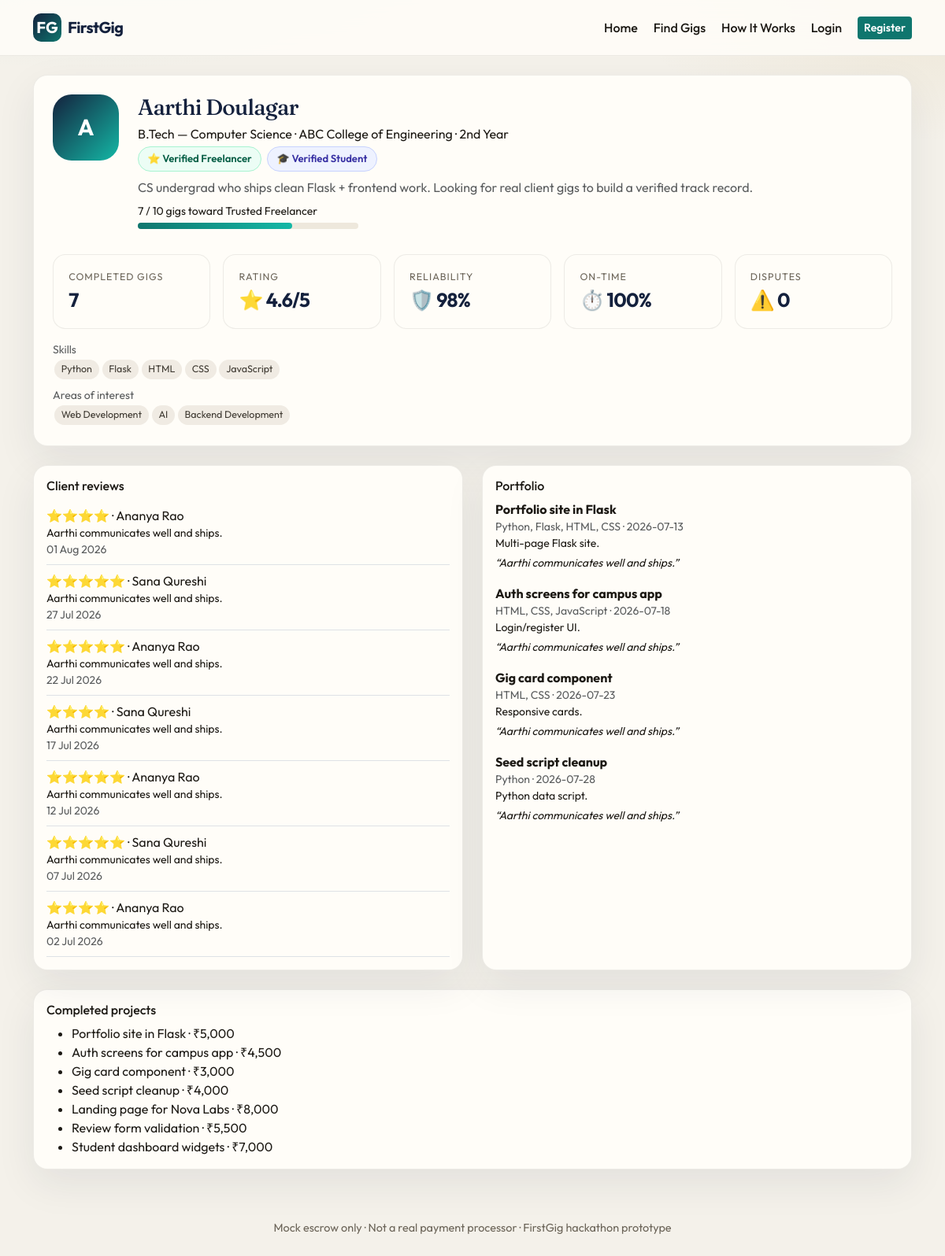
The app's page /u/2 with its own data.
### FIRSTGIG/models.py (models this page shows, shortened)
class User(UserMixin, db.Model):
    __tablename__ = "users"
    id = db.Column(db.Integer, primary_key=True)
    name = db.Column(db.String(120), nullable=False)
    email = db.Column(db.String(180), unique=True, nullable=False, index=True)
    password_hash = db.Column(db.String(255), nullable=False)
    role = db.Column(db.String(20), nullable=False, index=True)  # student | client | admin
    is_active_account = db.Column(db.Boolean, default=True)
    created_at = db.Column(db.DateTime, default=datetime.utcnow)
    student_profile = db.relationship("StudentProfile", backref="user", uselist=False, cascade="all, delete-orphan")
    client_profile = db.relationship("ClientProfile", backref="user", uselist=False, cascade="all, delete-orphan")
    notifications = db.relationship("Notification", backref="user", lazy="dynamic", cascade="all, delete-orphan")
    def is_student(self):
        return self.role == "student"

class StudentProfile(db.Model):
    __tablename__ = "student_profiles"
    id = db.Column(db.Integer, primary_key=True)
    user_id = db.Column(db.Integer, db.ForeignKey("users.id"), unique=True, nullable=False)
    college = db.Column(db.String(180), nullable=False)
    branch = db.Column(db.String(120), nullable=False)
    academic_year = db.Column(db.String(40), nullable=False)
    bio = db.Column(db.Text, default="")
    skills = db.Column(db.Text, default="")  # comma-separated
    interests = db.Column(db.Text, default="")
    college_email = db.Column(db.String(180))
    verification_code = db.Column(db.String(12))
    verified = db.Column(db.Boolean, default=False)
    avatar = db.Column(db.String(255))
    completed_gigs = db.Column(db.Integer, default=0)
    rating = db.Column(db.Float, default=0.0)
    reliability_score = db.Column(db.Float, default=70.0)
    on_time_percentage = db.Column(db.Float, default=100.0)
    dispute_count = db.Column(db.Integer, default=0)
    cancellation_count = db.Column(db.Integer, default=0)
    portfolio_items = db.relationship("Portfolio", backref="student", lazy="dynamic", cascade="all, delete-orphan")
    def skill_list(self):
        return [s.strip() for s in (self.skills or "").split(",") if s.strip()]
    def interest_list(self):
        return [s.strip() for s in (self.interests or "").split(",") if s.strip()]

class Review(db.Model):
    __tablename__ = "reviews"
    id = db.Column(db.Integer, primary_key=True)
    project_id = db.Column(db.Integer, db.ForeignKey("projects.id"), nullable=False)
    reviewer_id = db.Column(db.Integer, db.ForeignKey("users.id"), nullable=False)
    reviewed_user_id = db.Column(db.Integer, db.ForeignKey("users.id"), nullable=False)
    rating = db.Column(db.Integer, nullable=False)
    comment = db.Column(db.Text, nullable=False)
    created_at = db.Column(db.DateTime, default=datetime.utcnow)
    reviewer = db.relationship("User", foreign_keys=[reviewer_id])
    reviewed_user = db.relationship("User", foreign_keys=[reviewed_user_id])
    __table_args__ = (db.UniqueConstraint("project_id", "reviewer_id", name="uq_review_once"),)

class Portfolio(db.Model):
    __tablename__ = "portfolio"
    id = db.Column(db.Integer, primary_key=True)
    student_id = db.Column(db.Integer, db.ForeignKey("student_profiles.id"), nullable=False)
    project_id = db.Column(db.Integer, db.ForeignKey("projects.id"), nullable=False)
    title = db.Column(db.String(200), nullable=False)
    description = db.Column(db.Text, default="")
    skills = db.Column(db.Text, default="")
    is_public = db.Column(db.Boolean, default=True)
    project_link = db.Column(db.String(400))
    contribution = db.Column(db.Text, default="")
    completion_date = db.Column(db.Date)
    client_review = db.Column(db.Text)
    project = db.relationship("Project")

class Project(db.Model):
    __tablename__ = "projects"
    id = db.Column(db.Integer, primary_key=True)
    gig_id = db.Column(db.Integer, db.ForeignKey("gigs.id"), nullable=False)
    client_id = db.Column(db.Integer, db.ForeignKey("users.id"), nullable=False)
    student_id = db.Column(db.Integer, db.ForeignKey("users.id"), nullable=False)
    budget = db.Column(db.Integer, nullable=False)
    start_date = db.Column(db.Date, default=date.today)
    deadline = db.Column(db.Date, nullable=False)
    status = db.Column(db.String(30), default="IN_PROGRESS")
    created_at = db.Column(db.DateTime, default=datetime.utcnow)
    completed_at = db.Column(db.DateTime)
    submission_message = db.Column(db.Text)
    submission_link = db.Column(db.String(400))
    submission_file = db.Column(db.String(255))
    submitted_at = db.Column(db.DateTime)
    change_request = db.Column(db.Text)
    student_explanation = db.Column(db.Text)
    client = db.relationship("User", foreign_keys=[client_id])
    student = db.relationship("User", foreign_keys=[student_id])
    milestones = db.relationship("Milestone", backref="project", cascade="all, delete-orphan", order_by="Milestone.id")
    payment = db.relationship("Payment", backref="project", uselist=False, cascade="all, delete-orphan")
    reviews = db.relationship("Review", backref="project", cascade="all, delete-orphan")
    disputes = db.relationship("Dispute", backref="project", cascade="all, delete-orphan")

class Gig(db.Model):
    __tablename__ = "gigs"
    id = db.Column(db.Integer, primary_key=True)
    client_id = db.Column(db.Integer, db.ForeignKey("users.id"), nullable=False)
    title = db.Column(db.String(200), nullable=False)
    description = db.Column(db.Text, nullable=False)
    category = db.Column(db.String(80), nullable=False)
    required_skills = db.Column(db.Text, default="")
    budget = db.Column(db.Integer, nullable=False)
    deadline = db.Column(db.Date, nullable=False)
    difficulty = db.Column(db.String(20), default="Beginner")  # Beginner | Intermediate | Advanced
    status = db.Column(db.String(30), default="OPEN")  # OPEN | APPLIED | ASSIGNED | CLOSED | REMOVED
    requirements = db.Column(db.Text, default="")
    milestone_count = db.Column(db.Integer, default=1)
    created_at = db.Column(db.DateTime, default=datetime.utcnow)
    client = db.relationship("User", foreign_keys=[client_id])
    applications = db.relationship("Application", backref="gig", lazy="dynamic", cascade="all, delete-orphan")
    project = db.relationship("Project", backref="gig", uselist=False)

### FIRSTGIG/routes/student.py (the view)
@student_bp.route("/u/<int:user_id>")
def public_profile(user_id):
    from models import User
    user = User.query.get_or_404(user_id)
    if not user.is_student() or not user.student_profile:
        flash("Student profile not found.", "warning")
        return redirect(url_for("gigs.marketplace"))
    profile = user.student_profile
    level = level_for_completed(profile.completed_gigs)
    reviews = Review.query.filter_by(reviewed_user_id=user.id).order_by(Review.created_at.desc()).all()
    completed = Project.query.filter_by(student_id=user.id, status="COMPLETED").all()
    portfolio = [p for p in profile.portfolio_items.all() if p.is_public]
    return render_template(
        "student/profile.html",
        profile=profile,
        level=level,
        levels=LEVELS,
        reviews=reviews,
        completed=completed,
        portfolio=portfolio,
        editable=False,
        viewed_user=user,
    )

### FIRSTGIG/services/level_service.py (called while the page is built)
def level_for_completed(completed):
    completed = completed or 0
    for i, level in enumerate(LEVELS):
        if level["min"] <= completed <= level["max"]:
            nxt = LEVELS[i + 1] if i + 1 < len(LEVELS) else None
            toward = nxt["min"] if nxt else completed
            return {
                **level,
                "index": i,
                "completed": completed,
                "next_name": nxt["name"] if nxt else None,
                "next_icon": nxt["icon"] if nxt else None,
                "toward": toward,
                "progress_pct": 100 if not nxt else min(100, int((completed / toward) * 100) if toward else 100),
            }
    return {**LEVELS[-1], "index": len(LEVELS) - 1, "completed": completed, "next_name": None, "toward": completed, "progress_pct": 100}

### FIRSTGIG/services/notify.py (called while the page is built)
def mark_overdue_projects():
    open_statuses = ("IN_PROGRESS", "ASSIGNED", "SUBMITTED")
    projects = Project.query.filter(Project.status.in_(open_statuses)).all()
    changed = 0
    for p in projects:
        if p.deadline and p.deadline < datetime.utcnow().date():
            if p.status != "OVERDUE":
                p.status = "OVERDUE"
                notify(p.student_id, f"Project #{p.id} is overdue.", f"/projects/{p.id}")
                notify(p.client_id, f"Project #{p.id} is overdue.", f"/projects/{p.id}")
                changed += 1
    if changed:
        db.session.commit()
    return changed

### FIRSTGIG/templates/student/profile.html (shortened to what this page needs)
{% extends "base.html" %}
{% set u = viewed_user if viewed_user is defined and viewed_user else current_user %}
{% block content %}
<div class="card-fg p-4 mb-4">
  <div class="d-flex flex-wrap gap-4">
    <div class="avatar-circle">{{ u.name[0] }}</div>
    <div class="flex-grow-1">
      <h1 class="h3 page-title mb-1">{{ u.name }}</h1>
      <p class="mb-1">{{ profile.branch }} · {{ profile.college }} · {{ profile.academic_year }}</p>
      <div class="mb-2">
        <span class="badge-level">{{ level.icon }} {{ level.name }}</span>
        {% if profile.verified %}<span class="badge-level badge-verified ms-1">🎓 Verified Student</span>{% endif %}
      </div>
      <p class="text-muted mb-2">{{ profile.bio }}</p>
      <p class="small mb-1">
        {% if level.next_name %}{{ level.completed }} / {{ level.toward }} gigs toward {{ level.next_name }}{% else %}{{ level.completed }} completed gigs{% endif %}
      </p>
      <div class="progress-slim" style="max-width:280px"><div class="bar" style="width:{{ level.progress_pct }}%"></div></div>
    </div>
  </div>
  <div class="row g-3 mt-3">
    <div class="col-6 col-md"><div class="stat-card"><div class="k">Completed gigs</div><div class="v">{{ profile.completed_gigs }}</div></div></div>
    <div class="col-6 col-md"><div class="stat-card"><div class="k">Rating</div><div class="v">{% if profile.rating %}⭐ {{ '%.1f'|format(profile.rating) }}/5{% else %}—{% endif %}</div></div></div>
    <div class="col-6 col-md"><div class="stat-card"><div class="k">Reliability</div><div class="v">🛡️ {{ '%.0f'|format(profile.reliability_score) }}%</div></div></div>
    <div class="col-6 col-md"><div class="stat-card"><div class="k">On-time</div><div class="v">⏱️ {{ '%.0f'|format(profile.on_time_percentage) }}%</div></div></div>
    <div class="col-6 col-md"><div class="stat-card"><div class="k">Disputes</div><div class="v">⚠️ {{ profile.dispute_count }}</div></div></div>
  </div>
  <div class="mt-3">
    <div class="small text-muted">Skills</div>
    {% for s in profile.skill_list() %}<span class="chip">{{ s }}</span>{% endfor %}
    <div class="small text-muted mt-2">Areas of interest</div>
    {% for s in profile.interest_list() %}<span class="chip">{{ s }}</span>{% endfor %}
  </div>
</div>
<div class="row g-4">
  <div class="col-lg-6">
    <div class="card-fg p-3 h-100">
      <h2 class="h6">Client reviews</h2>
      {% for r in reviews %}
        <div class="border-bottom py-2">
          <strong>{{ '⭐' * r.rating }}</strong> · {{ r.reviewer.name }}
          <div class="small">{{ r.comment }}</div>
          <div class="small text-muted">{{ r.created_at.strftime('%d %b %Y') }}</div>
        </div>
      {% endfor %}
    </div>
  </div>
  <div class="col-lg-6">
    <div class="card-fg p-3 h-100">
      <h2 class="h6">Portfolio</h2>
      {% for item in portfolio %}
        <div class="mb-3">
          <strong>{{ item.title }}</strong>
          <div class="small text-muted">{{ item.skills }} · {{ item.completion_date }}</div>
          <p class="small mb-1">{{ item.description[:180] }}</p>
          {% if item.client_review %}<p class="small fst-italic mb-0">“{{ item.client_review }}”</p>{% endif %}
        </div>
      {% endfor %}
    </div>
  </div>
</div>
<div class="card-fg p-3 mt-4">
  <h2 class="h6">Completed projects</h2>
  <ul class="mb-0">
    {% for p in completed %}
      <li>
        {% if current_user.is_authenticated and (current_user.is_admin() or p.is_participant(current_user.id)) %}
          <a href="{{ url_for('projects.detail', project_id=p.id) }}">{{ p.gig.title }}</a>
        {% else %}
          {{ p.gig.title }}
        {% endif %}
        · ₹{{ "{:,}".format(p.budget) }}
      </li>
    {% endfor %}
  </ul>
</div>
{% endblock %}

### FIRSTGIG/static/css/style.css (style rules this page uses)
:root { --bg: #f4f1ea; --bg-2: #fffdf8; --ink: #1c1914; --muted: #6b6458; --line: rgba(28, 25, 20, 0.08); --teal: #0f766e; --teal-2: #14b8a6; --gold: #c4a35a; --navy: #14213d; --coral: #c45c26; --ok: #15803d; --warn: #b45309; --bad: #b91c1c; --shadow: 0 18px 50px rgba(20, 33, 61, 0.08); --radius: 18px; --font: "Outfit", system-ui, sans-serif; --serif: "Fraunces", Georgia, serif; }
* { box-sizing: border-box; }
html, body { margin: 0; padding: 0; }
body { font-family: var(--font); color: var(--ink); background: radial-gradient(1200px 500px at 10% -10%, rgba(20, 184, 166, 0.12), transparent 50%), radial-gradient(900px 400px at 100% 0%, rgba(196, 163, 90, 0.14), transparent 45%), var(--bg); min-height: 100vh; }
.card-fg { background: var(--bg-2); border: 1px solid var(--line); border-radius: var(--radius); box-shadow: var(--shadow); }
.stat-card { padding: 1.15rem 1.2rem; border-radius: 16px; background: var(--bg-2); border: 1px solid var(--line); }
.stat-card .k { font-size: 0.78rem; color: var(--muted); text-transform: uppercase; letter-spacing: 0.08em; }
.stat-card .v { font-size: 1.55rem; font-weight: 700; letter-spacing: -0.03em; color: var(--navy); }
.badge-level { display: inline-flex; align-items: center; gap: 0.35rem; padding: 0.35rem 0.7rem; border-radius: 999px; font-weight: 600; font-size: 0.82rem; background: #ecfdf5; color: #065f46; border: 1px solid #a7f3d0; }
.badge-verified { background: #eef2ff; color: #3730a3; border: 1px solid #c7d2fe; }
.chip { display: inline-block; padding: 0.2rem 0.55rem; border-radius: 999px; background: #f0ebe3; color: #3f3a32; font-size: 0.78rem; margin: 0.12rem; }
.progress-slim { height: 8px; border-radius: 99px; background: #eee8dc; }
.progress-slim .bar { height: 100%; border-radius: 99px; background: linear-gradient(90deg, var(--teal), var(--teal-2)); }
.avatar-circle { width: 84px; height: 84px; border-radius: 24px; background: linear-gradient(135deg, var(--navy), var(--teal-2)); color: #fff; display: grid; place-items: center; font-size: 1.8rem; font-weight: 700; }
.page-title { font-family: var(--serif); letter-spacing: -0.03em; color: var(--navy); }

### records on screen
User: name "A", name "Aarthi Doulagar"
StudentProfile: branch "B.Tech — Computer Science", college "ABC College of Engineering", academic_year "2nd Year", bio "CS undergrad who ships clean Flask + frontend work. Looking for real client gigs to build a verified track record.", completed_gigs "7", rating "4.6", reliability_score "98", on_time_percentage "100", dispute_count "0"
Review: rating "⭐⭐⭐⭐", reviewer.name "Ananya Rao", comment "Aarthi communicates well and ships.", created_at "01 Aug 2026"
Review: rating "⭐⭐⭐⭐⭐", reviewer.name "Sana Qureshi", comment "Aarthi communicates well and ships.", created_at "27 Jul 2026"
Review: rating "⭐⭐⭐⭐⭐", reviewer.name "Ananya Rao", comment "Aarthi communicates well and ships.", created_at "22 Jul 2026"
Review: rating "⭐⭐⭐⭐", reviewer.name "Sana Qureshi", comment "Aarthi communicates well and ships.", created_at "17 Jul 2026"
Review: rating "⭐⭐⭐⭐⭐", reviewer.name "Ananya Rao", comment "Aarthi communicates well and ships.", created_at "12 Jul 2026"
Review: rating "⭐⭐⭐⭐⭐", reviewer.name "Sana Qureshi", comment "Aarthi communicates well and ships.", created_at "07 Jul 2026"
Review: rating "⭐⭐⭐⭐", reviewer.name "Ananya Rao", comment "Aarthi communicates well and ships.", created_at "02 Jul 2026"
Portfolio: title "Portfolio site in Flask", skills "Python, Flask, HTML, CSS", completion_date "2026-07-13", description "Multi-page Flask site.", client_review "Aarthi communicates well and ships."
Portfolio: title "Auth screens for campus app", skills "HTML, CSS, JavaScript", completion_date "2026-07-18", description "Login/register UI.", client_review "Aarthi communicates well and ships."
Portfolio: title "Gig card component", skills "HTML, CSS", completion_date "2026-07-23", description "Responsive cards.", client_review "Aarthi communicates well and ships."
Portfolio: title "Seed script cleanup", skills "Python", completion_date "2026-07-28", description "Python data script.", client_review "Aarthi communicates well and ships."
Project: gig "Portfolio site in Flask", budget "5,000"
Project: gig "Auth screens for campus app", budget "4,500"
Project: gig "Gig card component", budget "3,000"
Project: gig "Seed script cleanup", budget "4,000"
Project: gig "Landing page for Nova Labs", budget "8,000"
Project: gig "Review form validation", budget "5,500"
Project: gig "Student dashboard widgets", budget "7,000"

### other values on screen
{{ level.icon }} "⭐"
{{ level.name }} "Verified Freelancer"
{{ level.completed }} "7"
{{ level.toward }} "10"
{{ level.next_name }} "Trusted Freelancer"
{{ s }} "Python" "Flask" "HTML" "CSS" "JavaScript"
{{ s }} "Web Development" "AI" "Backend Development"
